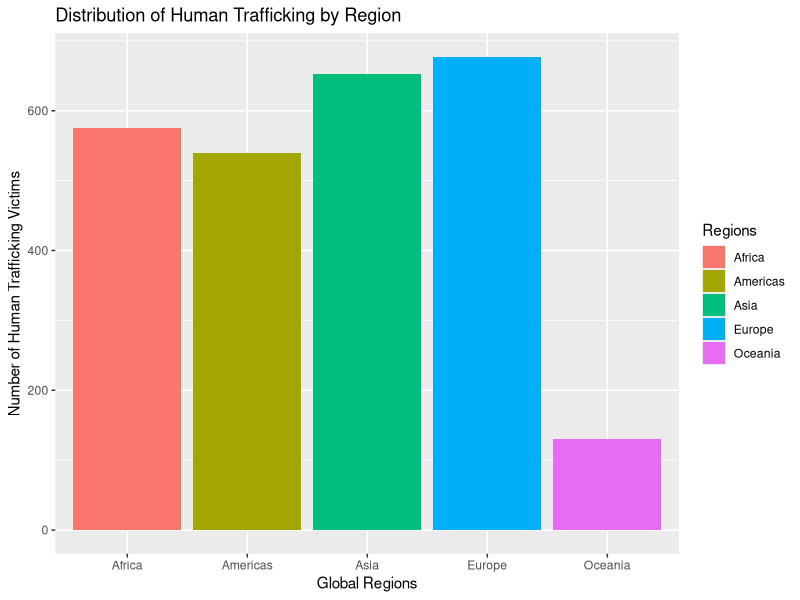

The R source for this figure:
## ---- chunk 1
##Load Data
ht_data <- read.csv("Human_trafficking_data.csv") 
## ---- chunk 2
library(tidyverse)
library(ggplot2)

Regions <- as.factor(ht_data$Region)

ggplot(ht_data, aes(x = Regions, fill = Regions)) + geom_bar() + labs(x = "Global Regions", y = "Number of Human Trafficking Victims", title= "Distribution of Human Trafficking by Region")
  
#scale_fill_manual(values = c(Oceania = "steelblue1", Americas = "indianred1", Africa = "turquoise2", Asia = "orange", Europe = "maroon1", ` ` = "purple"))
  
## ---- chunk 3
ht_data <- ht_data |>
  group_by(Region)
  summarize(ht_data) |>
  mutate(Region) 

 knitr::kable(ht_data, digits = 3)
  

